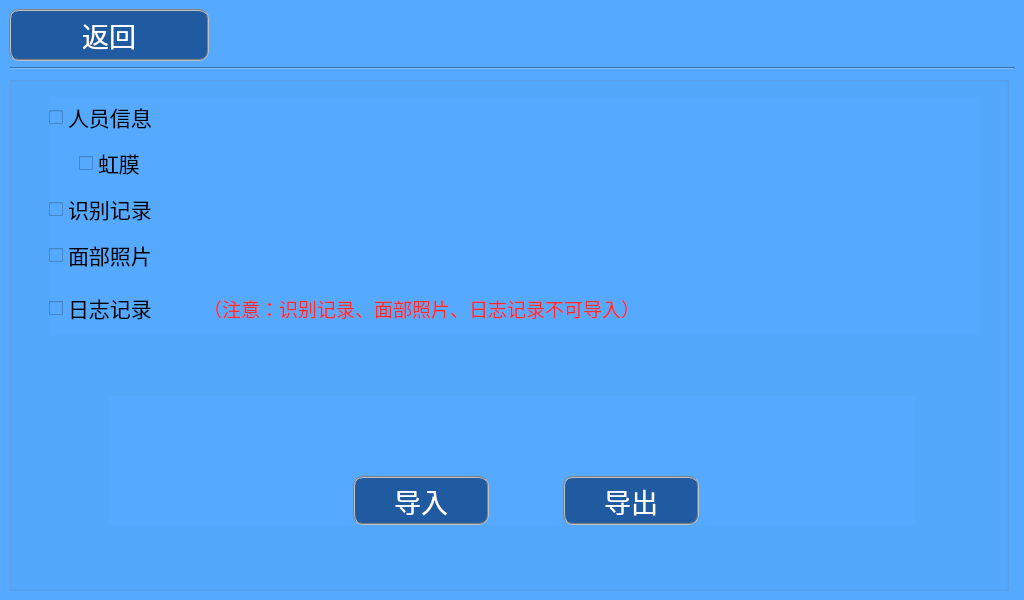
<?xml version="1.0" encoding="UTF-8"?>
<ui version="4.0">
 <class>DataManage</class>
 <widget class="QDialog" name="DataManage">
  <property name="geometry">
   <rect>
    <x>0</x>
    <y>0</y>
    <width>1024</width>
    <height>600</height>
   </rect>
  </property>
  <property name="font">
   <font>
    <pointsize>21</pointsize>
   </font>
  </property>
  <property name="windowTitle">
   <string>Dialog</string>
  </property>
  <property name="styleSheet">
   <string notr="true"/>
  </property>
  <layout class="QGridLayout" name="gridLayout_3" rowstretch="1">
   <property name="margin">
    <number>0</number>
   </property>
   <item row="0" column="0">
    <widget class="QWidget" name="centralWgt" native="true">
     <property name="styleSheet">
      <string notr="true">QCheckBox:checked{
    color: blue;
    font: bold;
}


QCheckBox::indicator:unchecked {
	image: url(:/image/checkboxUnchecked_32pt.png);
 }

QCheckBox::indicator:checked {
	image: url(:/image/checkboxChecked_32pt.png);
 }


QPushButton
{
    color: white;
    background-color: rgb(32, 90, 160);
    border: 2px groove gray;
    border-radius: 10px;
    padding: 2px 4px;
}

*{
    background-color: rgb(85, 170, 255);
}</string>
     </property>
     <layout class="QGridLayout" name="gridLayout_7" rowstretch="1,0,10,0">
      <item row="1" column="0">
       <widget class="Line" name="line">
        <property name="orientation">
         <enum>Qt::Horizontal</enum>
        </property>
       </widget>
      </item>
      <item row="0" column="0">
       <layout class="QGridLayout" name="gridLayout_2" columnminimumwidth="200,0">
        <item row="0" column="0">
         <widget class="QPushButton" name="btnBack">
          <property name="sizePolicy">
           <sizepolicy hsizetype="Preferred" vsizetype="Preferred">
            <horstretch>0</horstretch>
            <verstretch>0</verstretch>
           </sizepolicy>
          </property>
          <property name="font">
           <font>
            <pointsize>20</pointsize>
           </font>
          </property>
          <property name="text">
           <string>返回</string>
          </property>
          <property name="icon">
           <iconset resource="../ikembx00.qrc">
            <normaloff>:/image/jtbq_022.ico</normaloff>:/image/jtbq_022.ico</iconset>
          </property>
          <property name="iconSize">
           <size>
            <width>40</width>
            <height>40</height>
           </size>
          </property>
          <property name="autoDefault">
           <bool>false</bool>
          </property>
         </widget>
        </item>
        <item row="0" column="1">
         <spacer name="horizontalSpacer">
          <property name="orientation">
           <enum>Qt::Horizontal</enum>
          </property>
          <property name="sizeType">
           <enum>QSizePolicy::Expanding</enum>
          </property>
          <property name="sizeHint" stdset="0">
           <size>
            <width>518</width>
            <height>50</height>
           </size>
          </property>
         </spacer>
        </item>
       </layout>
      </item>
      <item row="2" column="0">
       <widget class="QGroupBox" name="groupBox">
        <property name="enabled">
         <bool>true</bool>
        </property>
        <property name="maximumSize">
         <size>
          <width>1000</width>
          <height>16777215</height>
         </size>
        </property>
        <property name="font">
         <font>
          <pointsize>20</pointsize>
          <weight>75</weight>
          <bold>true</bold>
         </font>
        </property>
        <property name="styleSheet">
         <string notr="true"/>
        </property>
        <property name="title">
         <string/>
        </property>
        <property name="flat">
         <bool>false</bool>
        </property>
        <widget class="QWidget" name="layoutWidget">
         <property name="geometry">
          <rect>
           <x>100</x>
           <y>320</y>
           <width>806</width>
           <height>129</height>
          </rect>
         </property>
         <layout class="QGridLayout" name="gridLayout" columnstretch="0,2,1,2,0,0">
          <property name="topMargin">
           <number>80</number>
          </property>
          <item row="0" column="1">
           <widget class="QPushButton" name="btnImport">
            <property name="sizePolicy">
             <sizepolicy hsizetype="Preferred" vsizetype="Preferred">
              <horstretch>0</horstretch>
              <verstretch>0</verstretch>
             </sizepolicy>
            </property>
            <property name="font">
             <font>
              <pointsize>20</pointsize>
             </font>
            </property>
            <property name="text">
             <string>导入</string>
            </property>
            <property name="icon">
             <iconset resource="../ikembx00.qrc">
              <normaloff>:/image/ui_import_data.ICO</normaloff>:/image/ui_import_data.ICO</iconset>
            </property>
            <property name="iconSize">
             <size>
              <width>40</width>
              <height>40</height>
             </size>
            </property>
            <property name="autoDefault">
             <bool>true</bool>
            </property>
            <property name="default">
             <bool>true</bool>
            </property>
           </widget>
          </item>
          <item row="0" column="0">
           <spacer name="horizontalSpacer_4">
            <property name="orientation">
             <enum>Qt::Horizontal</enum>
            </property>
            <property name="sizeType">
             <enum>QSizePolicy::Preferred</enum>
            </property>
            <property name="sizeHint" stdset="0">
             <size>
              <width>244</width>
              <height>20</height>
             </size>
            </property>
           </spacer>
          </item>
          <item row="0" column="5">
           <spacer name="horizontalSpacer_3">
            <property name="orientation">
             <enum>Qt::Horizontal</enum>
            </property>
            <property name="sizeType">
             <enum>QSizePolicy::Expanding</enum>
            </property>
            <property name="sizeHint" stdset="0">
             <size>
              <width>216</width>
              <height>47</height>
             </size>
            </property>
           </spacer>
          </item>
          <item row="0" column="3">
           <widget class="QPushButton" name="btnExport">
            <property name="sizePolicy">
             <sizepolicy hsizetype="Preferred" vsizetype="Preferred">
              <horstretch>0</horstretch>
              <verstretch>0</verstretch>
             </sizepolicy>
            </property>
            <property name="font">
             <font>
              <pointsize>20</pointsize>
             </font>
            </property>
            <property name="text">
             <string>导出</string>
            </property>
            <property name="icon">
             <iconset resource="../ikembx00.qrc">
              <normaloff>:/image/ui_export_data.ICO</normaloff>:/image/ui_export_data.ICO</iconset>
            </property>
            <property name="iconSize">
             <size>
              <width>40</width>
              <height>40</height>
             </size>
            </property>
           </widget>
          </item>
          <item row="0" column="2">
           <spacer name="horizontalSpacer_2">
            <property name="orientation">
             <enum>Qt::Horizontal</enum>
            </property>
            <property name="sizeType">
             <enum>QSizePolicy::Preferred</enum>
            </property>
            <property name="sizeHint" stdset="0">
             <size>
              <width>100</width>
              <height>20</height>
             </size>
            </property>
           </spacer>
          </item>
         </layout>
        </widget>
        <widget class="QLabel" name="label">
         <property name="geometry">
          <rect>
           <x>199</x>
           <y>120</y>
           <width>16</width>
           <height>21</height>
          </rect>
         </property>
         <property name="font">
          <font>
           <pointsize>14</pointsize>
          </font>
         </property>
         <property name="styleSheet">
          <string notr="true">color:rgb(255, 44, 37)</string>
         </property>
         <property name="text">
          <string/>
         </property>
        </widget>
        <widget class="QWidget" name="layoutWidget1">
         <property name="geometry">
          <rect>
           <x>40</x>
           <y>21</y>
           <width>931</width>
           <height>238</height>
          </rect>
         </property>
         <layout class="QGridLayout" name="gridLayout_9">
          <item row="0" column="0">
           <layout class="QGridLayout" name="gridLayout_5">
            <item row="0" column="0">
             <widget class="QCheckBox" name="box_personInfo">
              <property name="minimumSize">
               <size>
                <width>148</width>
                <height>40</height>
               </size>
              </property>
              <property name="maximumSize">
               <size>
                <width>148</width>
                <height>40</height>
               </size>
              </property>
              <property name="font">
               <font>
                <pointsize>16</pointsize>
               </font>
              </property>
              <property name="text">
               <string>人员信息</string>
              </property>
             </widget>
            </item>
            <item row="0" column="1">
             <spacer name="horizontalSpacer_8">
              <property name="orientation">
               <enum>Qt::Horizontal</enum>
              </property>
              <property name="sizeHint" stdset="0">
               <size>
                <width>611</width>
                <height>38</height>
               </size>
              </property>
             </spacer>
            </item>
           </layout>
          </item>
          <item row="1" column="0">
           <layout class="QGridLayout" name="gridLayout_4">
            <item row="0" column="0">
             <spacer name="horizontalSpacer_5">
              <property name="orientation">
               <enum>Qt::Horizontal</enum>
              </property>
              <property name="sizeType">
               <enum>QSizePolicy::Fixed</enum>
              </property>
              <property name="sizeHint" stdset="0">
               <size>
                <width>30</width>
                <height>37</height>
               </size>
              </property>
             </spacer>
            </item>
            <item row="0" column="1">
             <widget class="QCheckBox" name="box_irisData">
              <property name="minimumSize">
               <size>
                <width>148</width>
                <height>40</height>
               </size>
              </property>
              <property name="maximumSize">
               <size>
                <width>148</width>
                <height>40</height>
               </size>
              </property>
              <property name="font">
               <font>
                <pointsize>16</pointsize>
               </font>
              </property>
              <property name="text">
               <string>虹膜</string>
              </property>
             </widget>
            </item>
            <item row="0" column="2">
             <spacer name="horizontalSpacer_6">
              <property name="orientation">
               <enum>Qt::Horizontal</enum>
              </property>
              <property name="sizeHint" stdset="0">
               <size>
                <width>611</width>
                <height>37</height>
               </size>
              </property>
             </spacer>
            </item>
           </layout>
          </item>
          <item row="2" column="0">
           <layout class="QGridLayout" name="gridLayout_6">
            <item row="0" column="0">
             <widget class="QCheckBox" name="box_identRec">
              <property name="minimumSize">
               <size>
                <width>148</width>
                <height>40</height>
               </size>
              </property>
              <property name="maximumSize">
               <size>
                <width>148</width>
                <height>40</height>
               </size>
              </property>
              <property name="font">
               <font>
                <pointsize>16</pointsize>
               </font>
              </property>
              <property name="text">
               <string>识别记录</string>
              </property>
             </widget>
            </item>
            <item row="0" column="1">
             <spacer name="horizontalSpacer_7">
              <property name="orientation">
               <enum>Qt::Horizontal</enum>
              </property>
              <property name="sizeHint" stdset="0">
               <size>
                <width>318</width>
                <height>20</height>
               </size>
              </property>
             </spacer>
            </item>
           </layout>
          </item>
          <item row="3" column="0">
           <layout class="QGridLayout" name="gridLayout_8">
            <item row="0" column="0">
             <widget class="QCheckBox" name="box_facePhoto">
              <property name="minimumSize">
               <size>
                <width>148</width>
                <height>40</height>
               </size>
              </property>
              <property name="maximumSize">
               <size>
                <width>148</width>
                <height>40</height>
               </size>
              </property>
              <property name="font">
               <font>
                <pointsize>16</pointsize>
               </font>
              </property>
              <property name="text">
               <string>面部照片</string>
              </property>
             </widget>
            </item>
            <item row="0" column="1">
             <spacer name="horizontalSpacer_9">
              <property name="orientation">
               <enum>Qt::Horizontal</enum>
              </property>
              <property name="sizeHint" stdset="0">
               <size>
                <width>611</width>
                <height>37</height>
               </size>
              </property>
             </spacer>
            </item>
           </layout>
          </item>
          <item row="4" column="0">
           <layout class="QHBoxLayout" name="horizontalLayout">
            <item>
             <widget class="QCheckBox" name="btn_errReport">
              <property name="minimumSize">
               <size>
                <width>148</width>
                <height>40</height>
               </size>
              </property>
              <property name="maximumSize">
               <size>
                <width>148</width>
                <height>40</height>
               </size>
              </property>
              <property name="font">
               <font>
                <pointsize>16</pointsize>
               </font>
              </property>
              <property name="text">
               <string>日志记录</string>
              </property>
             </widget>
            </item>
            <item>
             <widget class="QLabel" name="label_3">
              <property name="font">
               <font>
                <pointsize>14</pointsize>
               </font>
              </property>
              <property name="styleSheet">
               <string notr="true">color:rgb(255, 44, 37)</string>
              </property>
              <property name="text">
               <string>（注意：识别记录、面部照片、日志记录不可导入）</string>
              </property>
             </widget>
            </item>
            <item>
             <spacer name="horizontalSpacer_11">
              <property name="orientation">
               <enum>Qt::Horizontal</enum>
              </property>
              <property name="sizeHint" stdset="0">
               <size>
                <width>650</width>
                <height>37</height>
               </size>
              </property>
             </spacer>
            </item>
           </layout>
          </item>
         </layout>
        </widget>
       </widget>
      </item>
     </layout>
    </widget>
   </item>
  </layout>
 </widget>
 <tabstops>
  <tabstop>btnImport</tabstop>
  <tabstop>btnBack</tabstop>
 </tabstops>
 <resources>
  <include location="../ikembx00.qrc"/>
 </resources>
 <connections/>
</ui>
